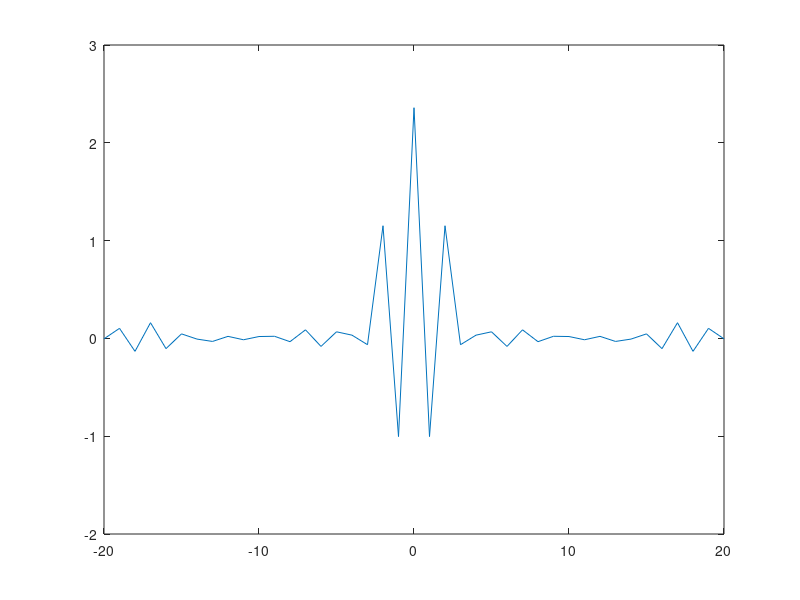

MATLAB code to generate this figure: (Note: this script raises an error after producing the figure.)
%% 3.1 Estimation of expected value, covariance fucntion and spectral density
clear all
clc
load input_files/data1.mat
plot(data1.x)
m = mean(data1.x);
sigma = std(data1.x);
n = length(data1.x);
ts = tinv([0.025  0.975],n-1); 
interval = m + ts * sigma/sqrt(n)

%% 3.2 Estimation of the covariance function
clear all
clc
load input_files/covProc.mat
k = 1;
plot(covProc(1:end-k),covProc(k+1:end),'.')
[ycov,lags]=xcov(covProc,20,'biased')
plot(lags,ycov)


%% 3.3 Specturm estimate of a sum of harmonics
clear all
clc
simuleraenkelsumma

%% 4.1 Keynotes and overtones
clear all
clc
load input_files/cello.mat
load input_files/trombone.mat
soundsc(trombone.x)
spekgui

%% 4.2 Aliasing
clear all
clc 
load input_files/cello.mat
load input_files/trombone.mat
n = 2;
cello2.x = cello.x(1:n:end);
cello2.dt = cello.dt*n;
decimate(cello2.x,n)
trombone2.x = trombone.x(1:n:end);
trombone2.dt = trombone.dt*n;
spekgui
